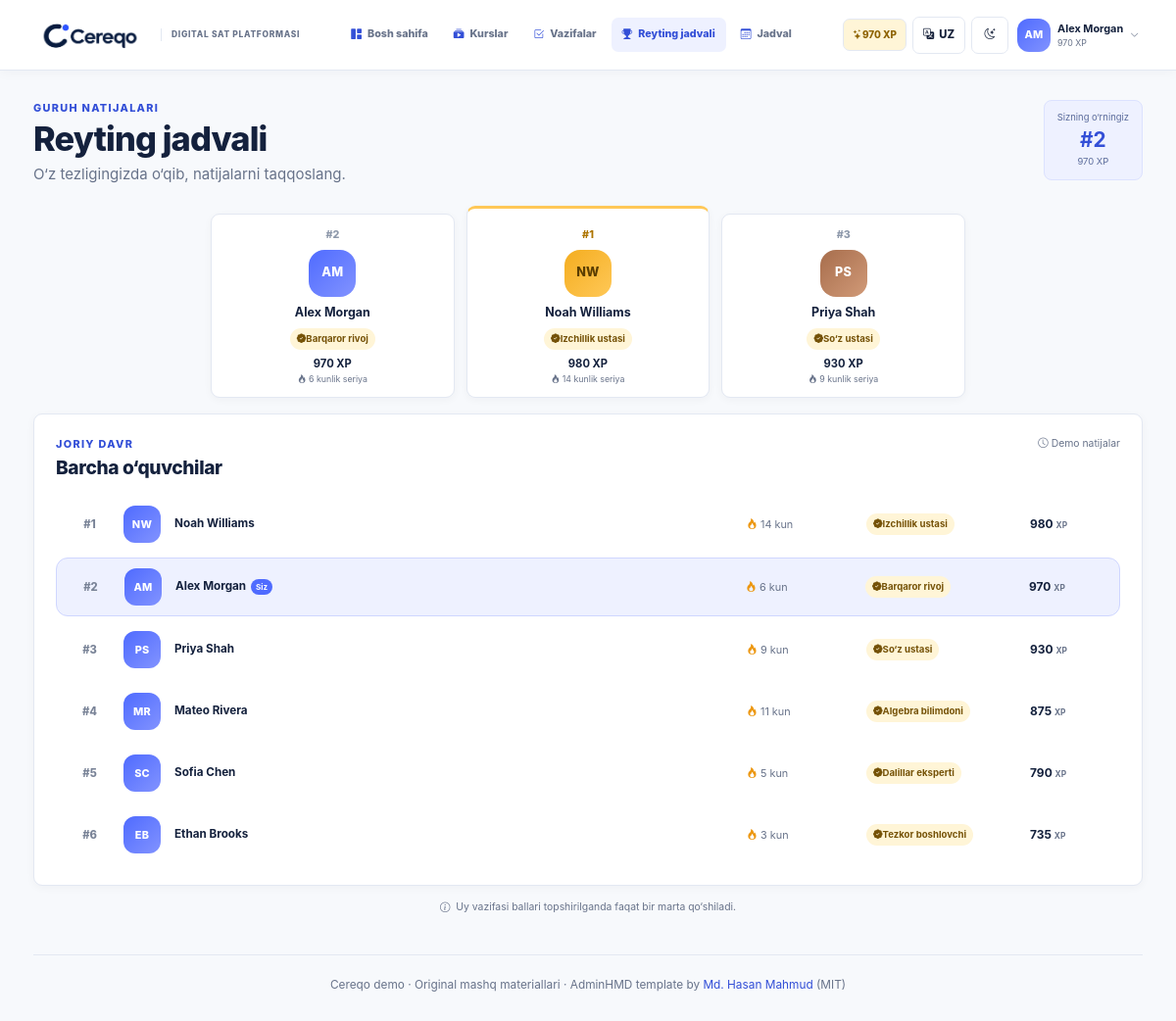
/leaderboard/ (signed in), run on an earlier commit of the app's database.
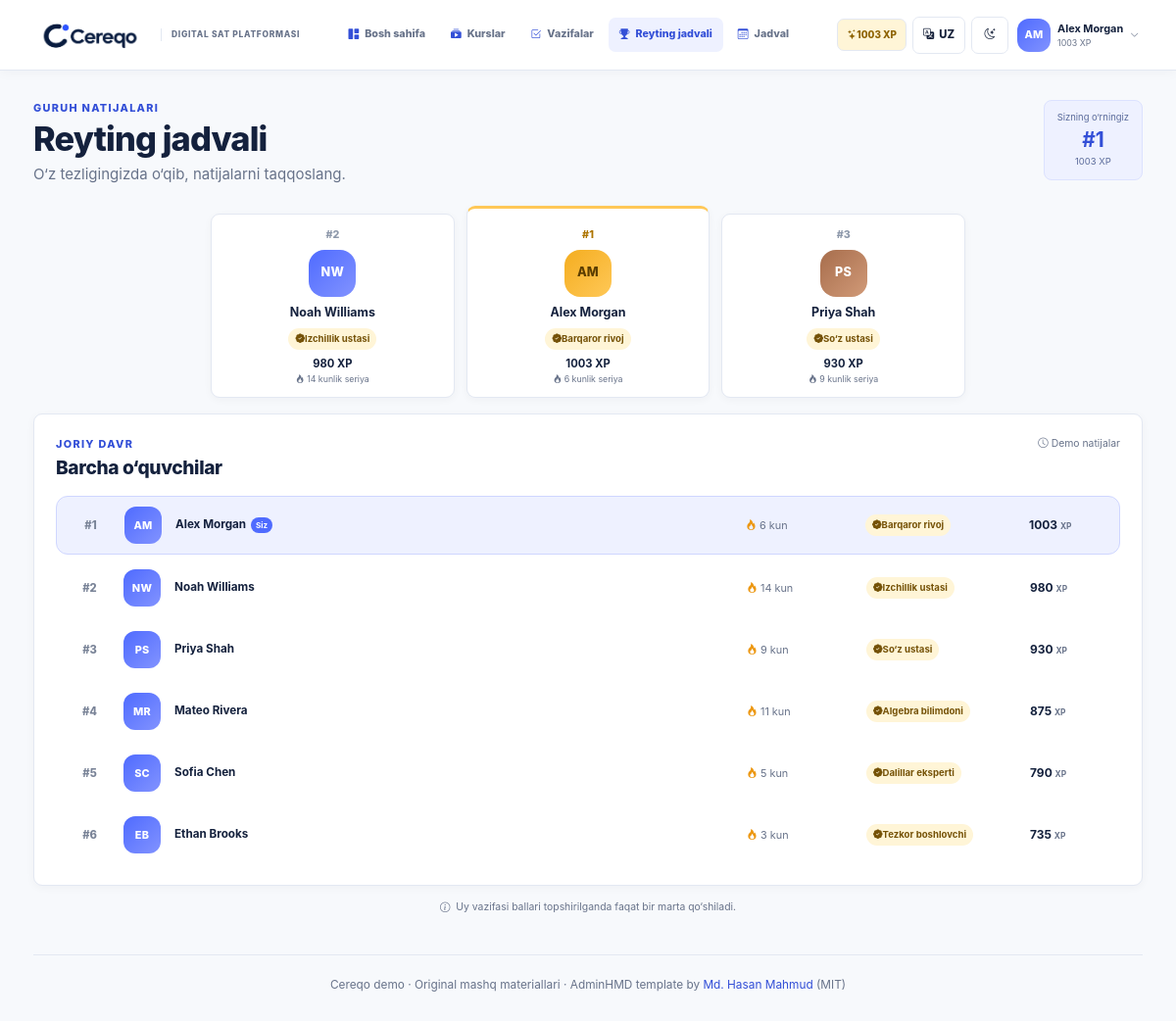
And on a later commit of the database.
### learning/models.py (models this page shows, shortened)
class Student(models.Model):
    user = models.OneToOneField(
        settings.AUTH_USER_MODEL,
        on_delete=models.CASCADE,
        related_name="student_profile",
        null=True,
        blank=True,
    )
    name = models.CharField(max_length=100, unique=True)
    initials = models.CharField(max_length=3)
    points = models.PositiveIntegerField(default=0)
    streak = models.PositiveIntegerField(default=0)
    badge = models.CharField(max_length=80, blank=True)
    is_demo = models.BooleanField(default=False)
    class Meta:
        ordering = ["-points", "name"]
    @property
    def rank(self):
        return Student.objects.filter(points__gt=self.points).count() + 1

### learning/views.py (the view)
# urls.py: path("leaderboard/", views.leaderboard, name="leaderboard"),
@login_required
def leaderboard(request):
    student = _student(request)
    students = list(Student.objects.all())
    return render(
        request,
        "learning/leaderboard.html",
        {"active_nav": "rank", "students": students, "current_student": student},
    )

### learning/context_processors.py (called while the page is built)
def demo_shell(request):
    student = student_for_user(request.user)
    return {"demo_student": student}

### learning/student_profiles.py (called while the page is built)
def student_for_user(user):
    if not user or not user.is_authenticated:
        return None
    try:
        return user.student_profile
    except Student.DoesNotExist:
        display_name = user.get_full_name() or user.email.split("@")[0] or user.get_username()
        display_name = _unique_name(display_name, user)
        return Student.objects.create(
            user=user,
            name=display_name,
            initials=_initials(display_name),
            badge="New learner",
        )

### learning/views.py (called while the page is built)
def _student(request):
    return student_for_user(request.user)

### templates/learning/leaderboard.html (shortened to what this page needs)
{% extends 'base.html' %}{% load i18n %}
{% block content %}
<section class="page-heading"><div><p class="eyebrow">{% translate "Class standings" %}</p><h1>{% translate "Leaderboard" %}</h1><p>{% translate "Compare progress while learning at your own pace." %}</p></div><div class="your-rank-callout"><span>{% translate "Your rank" %}</span><strong>#{{ current_student.rank }}</strong><small>{{ current_student.points }} XP</small></div></section>
<section class="podium" aria-label="Top three learners">
  {% for student in students|slice:':3' %}
  <article class="podium-place place-{{ forloop.counter }} {% if student.pk == current_student.pk %}is-current{% endif %}">
    <span class="podium-rank">#{{ forloop.counter }}</span><span class="avatar avatar-lg">{{ student.initials }}</span><strong>{{ student.name }}</strong><span class="badge-chip"><i class="bi bi-patch-check-fill"></i> {% translate student.badge %}</span><b>{{ student.points }} XP</b><small><i class="bi bi-fire"></i> {% blocktranslate with streak=student.streak %}{{ streak }} day streak{% endblocktranslate %}</small>
  </article>
  {% endfor %}
</section>
<section class="surface-card leaderboard-card">
  <div class="section-title-row"><div><p class="eyebrow">{% translate "This season" %}</p><h2>{% translate "All learners" %}</h2></div><span class="season-note"><i class="bi bi-clock"></i> {% translate "Demo standings" %}</span></div>
  <div class="leaderboard-list" role="list">
    {% for student in students %}
    <article class="leader-row {% if student.pk == current_student.pk %}current-row{% endif %}" role="listitem">
      <span class="rank-number">#{{ forloop.counter }}</span><span class="avatar">{{ student.initials }}</span><div class="learner-name"><strong>{{ student.name }}{% if student.pk == current_student.pk %}<span>{% translate "You" %}</span>{% endif %}</strong></div><span class="learner-streak"><i class="bi bi-fire"></i> </span><span class="badge-chip learner-badge"><i class="bi bi-patch-check-fill"></i> {% translate student.badge %}</span><strong class="learner-points">{{ student.points }} <small>XP</small></strong>
    </article>
    {% endfor %}
  </div>
</section>
<p class="leaderboard-footnote"><i class="bi bi-info-circle"></i> {% translate "Homework points are added once when an eligible task is submitted." %}</p>
{% endblock %}

### templates/base.html (shortened to what this page needs)
{% load static i18n %}
<!doctype html>
<html lang="{{ LANGUAGE_CODE }}">
<head>
  <link rel="stylesheet" href="{% static 'vendor/bootstrap/css/bootstrap.min.css' %}">
  <link rel="stylesheet" href="{% static 'vendor/bootstrap-icons/css/bootstrap-icons.css' %}">
  <link rel="stylesheet" href="{% static 'cereqo/css/cereqo.css' %}">
</head>
<body>
  <div class="app-shell topnav-shell">
    <header class="desktop-topbar main-navbar">
      <a class="topnav-brand" href="{% url 'learning:dashboard' %}"><img src="{% static 'cereqo/img/cereqo-logo.png' %}" alt="Cereqo"><span>{% translate "Digital SAT platform" %}</span></a>
      <nav class="desktop-main-nav" aria-label="Main navigation">{% include 'learning/_nav_links.html' %}</nav>
      <div class="topnav-actions">{% if user.is_authenticated and demo_student %}<span class="topnav-xp"><i class="bi bi-stars"></i>{{ demo_student.points }} XP</span>{% endif %}{% include 'learning/_toolbar_controls.html' %}{% if user.is_authenticated %}{% include 'learning/_profile_menu.html' %}{% else %}<a class="btn btn-primary navbar-login" href="{% url 'login' %}"><i class="bi bi-box-arrow-in-right"></i>{% translate "Log in" %}</a>{% endif %}</div>
    </header>
    <div class="app-main {% if landing_page %}landing-main{% endif %} {% if course_navigation %}has-course-sidebar{% endif %}">
      <main id="main-content" class="{% if landing_page %}landing-content{% else %}page-content{% endif %}" tabindex="-1">
        {% block content %}{% endblock %}
        {% if not landing_page %}
        <footer class="page-footer">{% translate "Cereqo demo" %} · {% translate "Original practice content" %} · AdminHMD template by <a href="https://github.com/HasanMahmudDev" target="_blank" rel="noreferrer">Md. Hasan Mahmud</a> (MIT)</footer>
        {% endif %}
      </main>
    </div>
  </div>
</body>
</html>

### templates/learning/_profile_menu.html (shortened to what this page needs)
{% load i18n %}
{% if user.is_authenticated and demo_student %}<div class="dropdown profile-menu">
  <button class="profile-trigger" type="button" data-bs-toggle="dropdown" aria-expanded="false" aria-label="{% translate 'Open profile menu' %}"><span class="avatar avatar-sm">{{ demo_student.initials }}</span><span class="profile-trigger-copy"><strong>{{ demo_student.name }}</strong><small>{{ demo_student.points }} XP</small></span><i class="bi bi-chevron-down"></i></button>
</div>{% endif %}

What changed in the data, as far as the page shows it:
changed Student "AM": points "970" → "1003"; rank "2" → "1"; moves up the list
